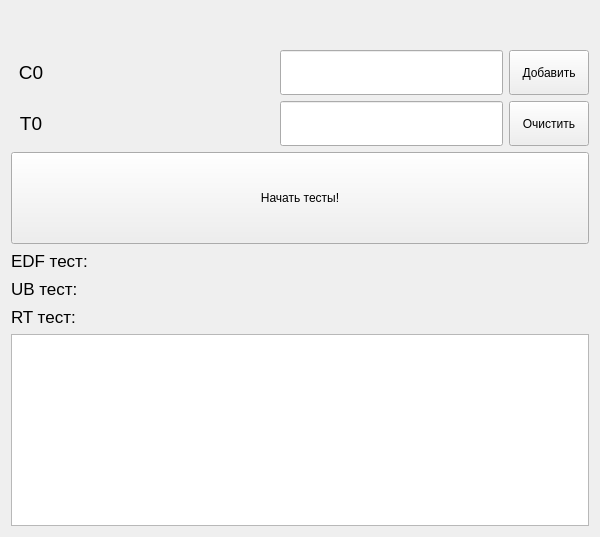
<?xml version="1.0" encoding="UTF-8"?>
<ui version="4.0">
 <class>MainWindow</class>
 <widget class="QMainWindow" name="MainWindow">
  <property name="geometry">
   <rect>
    <x>0</x>
    <y>0</y>
    <width>600</width>
    <height>537</height>
   </rect>
  </property>
  <property name="windowTitle">
   <string>MainWindow</string>
  </property>
  <widget class="QWidget" name="centralWidget">
   <layout class="QGridLayout" name="gridLayout">
    <item row="0" column="0">
     <layout class="QVBoxLayout" name="verticalLayout_3">
      <item>
       <widget class="QLabel" name="errorLabel">
        <property name="font">
         <font>
          <pointsize>22</pointsize>
         </font>
        </property>
        <property name="text">
         <string/>
        </property>
       </widget>
      </item>
      <item>
       <layout class="QHBoxLayout" name="horizontalLayout_3">
        <item>
         <layout class="QVBoxLayout" name="verticalLayout_2">
          <item>
           <layout class="QHBoxLayout" name="horizontalLayout">
            <item>
             <widget class="QLabel" name="labelC">
              <property name="sizePolicy">
               <sizepolicy hsizetype="Fixed" vsizetype="Fixed">
                <horstretch>50</horstretch>
                <verstretch>50</verstretch>
               </sizepolicy>
              </property>
              <property name="minimumSize">
               <size>
                <width>40</width>
                <height>45</height>
               </size>
              </property>
              <property name="maximumSize">
               <size>
                <width>30</width>
                <height>16777215</height>
               </size>
              </property>
              <property name="font">
               <font>
                <pointsize>14</pointsize>
               </font>
              </property>
              <property name="text">
               <string>С0</string>
              </property>
              <property name="alignment">
               <set>Qt::AlignCenter</set>
              </property>
             </widget>
            </item>
            <item>
             <spacer name="horizontalSpacer">
              <property name="orientation">
               <enum>Qt::Horizontal</enum>
              </property>
              <property name="sizeHint" stdset="0">
               <size>
                <width>40</width>
                <height>20</height>
               </size>
              </property>
             </spacer>
            </item>
            <item>
             <widget class="QLineEdit" name="CEdit">
              <property name="sizePolicy">
               <sizepolicy hsizetype="Expanding" vsizetype="Expanding">
                <horstretch>0</horstretch>
                <verstretch>0</verstretch>
               </sizepolicy>
              </property>
              <property name="minimumSize">
               <size>
                <width>150</width>
                <height>0</height>
               </size>
              </property>
              <property name="maximumSize">
               <size>
                <width>99999</width>
                <height>16777215</height>
               </size>
              </property>
             </widget>
            </item>
           </layout>
          </item>
          <item>
           <layout class="QHBoxLayout" name="horizontalLayout_2">
            <item>
             <widget class="QLabel" name="labelT">
              <property name="sizePolicy">
               <sizepolicy hsizetype="Expanding" vsizetype="Expanding">
                <horstretch>0</horstretch>
                <verstretch>0</verstretch>
               </sizepolicy>
              </property>
              <property name="minimumSize">
               <size>
                <width>40</width>
                <height>45</height>
               </size>
              </property>
              <property name="maximumSize">
               <size>
                <width>30</width>
                <height>16777215</height>
               </size>
              </property>
              <property name="font">
               <font>
                <pointsize>14</pointsize>
               </font>
              </property>
              <property name="text">
               <string>T0</string>
              </property>
              <property name="alignment">
               <set>Qt::AlignCenter</set>
              </property>
             </widget>
            </item>
            <item>
             <spacer name="horizontalSpacer_2">
              <property name="orientation">
               <enum>Qt::Horizontal</enum>
              </property>
              <property name="sizeHint" stdset="0">
               <size>
                <width>40</width>
                <height>20</height>
               </size>
              </property>
             </spacer>
            </item>
            <item>
             <widget class="QLineEdit" name="TEdit">
              <property name="sizePolicy">
               <sizepolicy hsizetype="Expanding" vsizetype="Expanding">
                <horstretch>0</horstretch>
                <verstretch>0</verstretch>
               </sizepolicy>
              </property>
              <property name="minimumSize">
               <size>
                <width>150</width>
                <height>0</height>
               </size>
              </property>
              <property name="maximumSize">
               <size>
                <width>99999</width>
                <height>16777215</height>
               </size>
              </property>
             </widget>
            </item>
           </layout>
          </item>
         </layout>
        </item>
        <item>
         <layout class="QVBoxLayout" name="verticalLayout">
          <item>
           <widget class="QPushButton" name="pushButton">
            <property name="sizePolicy">
             <sizepolicy hsizetype="Minimum" vsizetype="Expanding">
              <horstretch>0</horstretch>
              <verstretch>0</verstretch>
             </sizepolicy>
            </property>
            <property name="text">
             <string>Добавить</string>
            </property>
           </widget>
          </item>
          <item>
           <widget class="QPushButton" name="pushButton_2">
            <property name="sizePolicy">
             <sizepolicy hsizetype="Minimum" vsizetype="Expanding">
              <horstretch>0</horstretch>
              <verstretch>0</verstretch>
             </sizepolicy>
            </property>
            <property name="autoFillBackground">
             <bool>false</bool>
            </property>
            <property name="text">
             <string>Очистить</string>
            </property>
           </widget>
          </item>
         </layout>
        </item>
       </layout>
      </item>
     </layout>
    </item>
    <item row="1" column="0">
     <widget class="QPushButton" name="pushButton_3">
      <property name="sizePolicy">
       <sizepolicy hsizetype="Expanding" vsizetype="Expanding">
        <horstretch>0</horstretch>
        <verstretch>0</verstretch>
       </sizepolicy>
      </property>
      <property name="text">
       <string>Начать тесты!</string>
      </property>
     </widget>
    </item>
    <item row="2" column="0">
     <layout class="QHBoxLayout" name="horizontalLayout_6">
      <item>
       <widget class="QLabel" name="EDFlable">
        <property name="font">
         <font>
          <pointsize>13</pointsize>
         </font>
        </property>
        <property name="text">
         <string>EDF тест: </string>
        </property>
       </widget>
      </item>
      <item>
       <widget class="QLabel" name="checkEDF">
        <property name="font">
         <font>
          <pointsize>14</pointsize>
         </font>
        </property>
        <property name="text">
         <string/>
        </property>
       </widget>
      </item>
      <item>
       <widget class="QLabel" name="EDFRez">
        <property name="font">
         <font>
          <pointsize>14</pointsize>
         </font>
        </property>
        <property name="text">
         <string/>
        </property>
       </widget>
      </item>
     </layout>
    </item>
    <item row="3" column="0">
     <layout class="QHBoxLayout" name="horizontalLayout_5">
      <item>
       <widget class="QLabel" name="UBlable">
        <property name="font">
         <font>
          <pointsize>13</pointsize>
         </font>
        </property>
        <property name="text">
         <string>UB тест: </string>
        </property>
       </widget>
      </item>
      <item>
       <widget class="QLabel" name="checkUB">
        <property name="font">
         <font>
          <pointsize>14</pointsize>
         </font>
        </property>
        <property name="text">
         <string/>
        </property>
       </widget>
      </item>
      <item>
       <widget class="QLabel" name="UBRez">
        <property name="font">
         <font>
          <pointsize>14</pointsize>
         </font>
        </property>
        <property name="text">
         <string/>
        </property>
       </widget>
      </item>
     </layout>
    </item>
    <item row="4" column="0">
     <layout class="QHBoxLayout" name="horizontalLayout_4">
      <item>
       <widget class="QLabel" name="RTlable">
        <property name="font">
         <font>
          <pointsize>13</pointsize>
         </font>
        </property>
        <property name="text">
         <string>RT тест: </string>
        </property>
       </widget>
      </item>
      <item>
       <widget class="QLabel" name="checkRT">
        <property name="font">
         <font>
          <pointsize>14</pointsize>
         </font>
        </property>
        <property name="text">
         <string/>
        </property>
       </widget>
      </item>
      <item>
       <spacer name="horizontalSpacer_3">
        <property name="orientation">
         <enum>Qt::Horizontal</enum>
        </property>
        <property name="sizeHint" stdset="0">
         <size>
          <width>40</width>
          <height>20</height>
         </size>
        </property>
       </spacer>
      </item>
     </layout>
    </item>
    <item row="5" column="0">
     <widget class="QTextBrowser" name="textBrowser"/>
    </item>
   </layout>
  </widget>
 </widget>
 <layoutdefault spacing="6" margin="11"/>
 <resources/>
 <connections/>
</ui>
